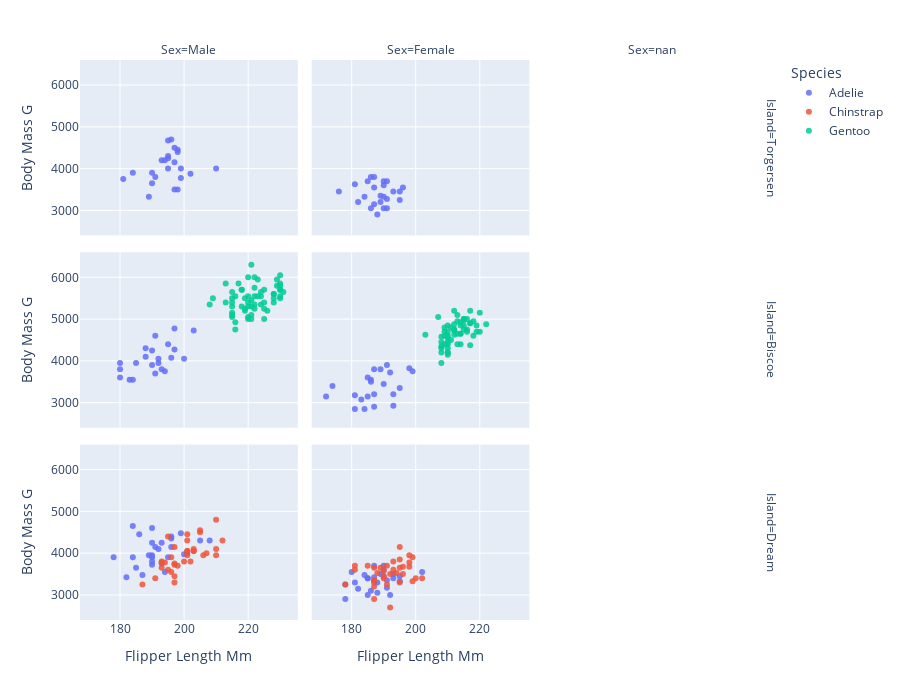

Here is the notebook cell this chart was saved with:
### Code cell
fig = px.scatter(
    df, x="Flipper Length Mm", y="Body Mass G", 
    color="Species", facet_col="Sex", facet_row="Island",
    height=700, opacity=0.85
)
fig.show()

### Figure 1 — Plotly figure (JSON) as saved in the notebook; plotly's stock layout.template omitted (floating-point values rounded to 4 significant figures)
{"data": [{"hovertemplate": "Species=Adelie<br>Island=Torgersen<br>Sex=Male<br>Flipper Length Mm=%{x}<br>Body Mass G=%{y}<extra></extra>", "legendgroup": "Adelie", "marker": {"color": "#636efa", "opacity": 0.85, "symbol": "circle"}, "mode": "markers", "name": "Adelie", "orientation": "v", "showlegend": true, "type": "scatter", "x": [181.0, 190.0, 195.0, 191.0, 198.0, 197.0, 194.0, 198.0, 190.0, 197.0, 195.0, 184.0, 195.0, 196.0, 193.0, 199.0, 189.0, 198.0, 202.0, 199.0, 195.0, 210.0, 197.0], "xaxis": "x7", "y": [3750.0, 3650.0, 4675.0, 3800.0, 4400.0, 4500.0, 4200.0, 4450.0, 3900.0, 4150.0, 4250.0, 3900.0, 4000.0, 4700.0, 4200.0, 3775.0, 3325.0, 3500.0, 3875.0, 4000.0, 4300.0, 4000.0, 3500.0], "yaxis": "y7"}, {"hovertemplate": "Species=Adelie<br>Island=Torgersen<br>Sex=Female<br>Flipper Length Mm=%{x}<br>Body Mass G=%{y}<extra></extra>", "legendgroup": "Adelie", "marker": {"color": "#636efa", "opacity": 0.85, "symbol": "circle"}, "mode": "markers", "name": "Adelie", "orientation": "v", "showlegend": false, "type": "scatter", "x": [186.0, 195.0, 193.0, 181.0, 182.0, 185.0, 195.0, 184.0, 190.0, 190.0, 196.0, 190.0, 191.0, 187.0, 189.0, 187.0, 188.0, 189.0, 187.0, 176.0, 186.0, 191.0, 191.0, 190.0], "xaxis": "x8", "y": [3800.0, 3250.0, 3450.0, 3625.0, 3200.0, 3700.0, 3450.0, 3325.0, 3050.0, 3600.0, 3550.0, 3700.0, 3700.0, 3550.0, 3200.0, 3800.0, 2900.0, 3350.0, 3150.0, 3450.0, 3050.0, 3275.0, 3050.0, 3325.0], "yaxis": "y8"}, {"hovertemplate": "Species=Adelie<br>Island=Biscoe<br>Sex=Male<br>Flipper Length Mm=%{x}<br>Body Mass G=%{y}<extra></extra>", "legendgroup": "Adelie", "marker": {"color": "#636efa", "opacity": 0.85, "symbol": "circle"}, "mode": "markers", "name": "Adelie", "orientation": "v", "showlegend": false, "type": "scatter", "x": [180.0, 185.0, 180.0, 183.0, 180.0, 188.0, 200.0, 191.0, 193.0, 194.0, 195.0, 192.0, 192.0, 188.0, 203.0, 190.0, 184.0, 190.0, 197.0, 191.0, 197.0, 196.0], "xaxis": "x4", "y": [3600.0, 3950.0, 3800.0, 3550.0, 3950.0, 4300.0, 4050.0, 3700.0, 3800.0, 3750.0, 4400.0, 4050.0, 3950.0, 4100.0, 4725.0, 4250.0, 3550.0, 3900.0, 4775.0, 4600.0, 4275.0, 4075.0], "yaxis": "y4"}, {"hovertemplate": "Species=Adelie<br>Island=Biscoe<br>Sex=Female<br>Flipper Length Mm=%{x}<br>Body Mass G=%{y}<extra></extra>", "legendgroup": "Adelie", "marker": {"color": "#636efa", "opacity": 0.85, "symbol": "circle"}, "mode": "markers", "name": "Adelie", "orientation": "v", "showlegend": false, "type": "scatter", "x": [174.0, 189.0, 187.0, 187.0, 172.0, 186.0, 190.0, 187.0, 186.0, 181.0, 185.0, 185.0, 184.0, 195.0, 192.0, 183.0, 193.0, 199.0, 181.0, 198.0, 193.0, 191.0], "xaxis": "x5", "y": [3400.0, 3800.0, 3800.0, 3200.0, 3150.0, 3500.0, 3450.0, 2900.0, 3550.0, 2850.0, 3150.0, 3600.0, 2850.0, 3350.0, 3725.0, 3075.0, 2925.0, 3750.0, 3175.0, 3825.0, 3200.0, 3900.0], "yaxis": "y5"}, {"hovertemplate": "Species=Adelie<br>Island=Dream<br>Sex=Male<br>Flipper Length Mm=%{x}<br>Body Mass G=%{y}<extra></extra>", "legendgroup": "Adelie", "marker": {"color": "#636efa", "opacity": 0.85, "symbol": "circle"}, "mode": "markers", "name": "Adelie", "orientation": "v", "showlegend": false, "type": "scatter", "x": [178.0, 184.0, 196.0, 190.0, 184.0, 195.0, 196.0, 190.0, 182.0, 191.0, 194.0, 190.0, 189.0, 205.0, 186.0, 208.0, 196.0, 192.0, 199.0, 190.0, 200.0, 193.0, 187.0, 190.0, 185.0, 190.0, 193.0, 201.0], "xaxis": "x", "y": [3900.0, 3900.0, 4150.0, 3950.0, 4650.0, 3900.0, 4400.0, 4600.0, 3425.0, 4150.0, 3550.0, 3800.0, 3950.0, 4300.0, 4450.0, 4300.0, 4350.0, 4100.0, 4475.0, 3900.0, 3975.0, 4250.0, 3475.0, 3725.0, 3650.0, 4250.0, 3750.0, 4000.0], "yaxis": "y"}, {"hovertemplate": "Species=Adelie<br>Island=Dream<br>Sex=Female<br>Flipper Length Mm=%{x}<br>Body Mass G=%{y}<extra></extra>", "legendgroup": "Adelie", "marker": {"color": "#636efa", "opacity": 0.85, "symbol": "circle"}, "mode": "markers", "name": "Adelie", "orientation": "v", "showlegend": false, "type": "scatter", "x": [178.0, 188.0, 195.0, 180.0, 181.0, 182.0, 186.0, 185.0, 190.0, 191.0, 189.0, 190.0, 202.0, 185.0, 187.0, 190.0, 178.0, 193.0, 187.0, 191.0, 185.0, 193.0, 188.0, 192.0, 184.0, 195.0, 187.0], "xaxis": "x2", "y": [3250.0, 3300.0, 3325.0, 3550.0, 3300.0, 3150.0, 3100.0, 3000.0, 3450.0, 3350.0, 3500.0, 3600.0, 3550.0, 3400.0, 3300.0, 3700.0, 2900.0, 3500.0, 3425.0, 3175.0, 3400.0, 3400.0, 3050.0, 3000.0, 3475.0, 3450.0, 3700.0], "yaxis": "y2"}, {"hovertemplate": "Species=Chinstrap<br>Island=Dream<br>Sex=Male<br>Flipper Length Mm=%{x}<br>Body Mass G=%{y}<extra></extra>", "legendgroup": "Chinstrap", "marker": {"color": "#EF553B", "opacity": 0.85, "symbol": "circle"}, "mode": "markers", "name": "Chinstrap", "orientation": "v", "showlegend": true, "type": "scatter", "x": [196.0, 193.0, 197.0, 197.0, 198.0, 194.0, 201.0, 201.0, 197.0, 195.0, 191.0, 193.0, 197.0, 200.0, 205.0, 201.0, 203.0, 195.0, 210.0, 205.0, 210.0, 196.0, 201.0, 212.0, 187.0, 201.0, 203.0, 197.0, 203.0, 202.0, 206.0, 207.0, 193.0, 210.0], "xaxis": "x", "y": [3900.0, 3650.0, 3725.0, 3750.0, 3700.0, 3775.0, 4050.0, 4050.0, 3300.0, 4400.0, 3400.0, 3800.0, 4150.0, 3800.0, 4550.0, 4300.0, 4100.0, 3600.0, 4800.0, 4500.0, 3950.0, 3550.0, 4450.0, 4300.0, 3250.0, 3950.0, 4050.0, 3450.0, 4050.0, 3800.0, 3950.0, 4000.0, 3775.0, 4100.0], "yaxis": "y"}, {"hovertemplate": "Species=Chinstrap<br>Island=Dream<br>Sex=Female<br>Flipper Length Mm=%{x}<br>Body Mass G=%{y}<extra></extra>", "legendgroup": "Chinstrap", "marker": {"color": "#EF553B", "opacity": 0.85, "symbol": "circle"}, "mode": "markers", "name": "Chinstrap", "orientation": "v", "showlegend": false, "type": "scatter", "x": [192.0, 188.0, 198.0, 178.0, 195.0, 193.0, 185.0, 190.0, 181.0, 190.0, 181.0, 187.0, 195.0, 200.0, 191.0, 187.0, 187.0, 199.0, 195.0, 192.0, 187.0, 196.0, 196.0, 190.0, 198.0, 199.0, 193.0, 187.0, 191.0, 194.0, 189.0, 195.0, 202.0, 198.0], "xaxis": "x2", "y": [3500.0, 3525.0, 3950.0, 3250.0, 4150.0, 3800.0, 3700.0, 3575.0, 3700.0, 3450.0, 3600.0, 2900.0, 3300.0, 3400.0, 3700.0, 3200.0, 3350.0, 3900.0, 3850.0, 2700.0, 3650.0, 3500.0, 3675.0, 3400.0, 3675.0, 3325.0, 3600.0, 3350.0, 3250.0, 3525.0, 3650.0, 3650.0, 3400.0, 3775.0], "yaxis": "y2"}, {"hovertemplate": "Species=Gentoo<br>Island=Biscoe<br>Sex=Male<br>Flipper Length Mm=%{x}<br>Body Mass G=%{y}<extra></extra>", "legendgroup": "Gentoo", "marker": {"color": "#00cc96", "opacity": 0.85, "symbol": "circle"}, "mode": "markers", "name": "Gentoo", "orientation": "v", "showlegend": true, "type": "scatter", "x": [230.0, 218.0, 215.0, 219.0, 215.0, 216.0, 213.0, 217.0, 221.0, 222.0, 218.0, 215.0, 215.0, 215.0, 220.0, 222.0, 230.0, 220.0, 219.0, 208.0, 225.0, 216.0, 222.0, 225.0, 215.0, 220.0, 225.0, 220.0, 220.0, 224.0, 221.0, 231.0, 230.0, 229.0, 223.0, 221.0, 221.0, 230.0, 220.0, 223.0, 221.0, 224.0, 228.0, 218.0, 230.0, 228.0, 224.0, 226.0, 216.0, 225.0, 228.0, 228.0, 215.0, 219.0, 209.0, 229.0, 230.0, 230.0, 222.0, 222.0, 213.0], "xaxis": "x4", "y": [5700.0, 5700.0, 5400.0, 5200.0, 5150.0, 5550.0, 5850.0, 5850.0, 6300.0, 5350.0, 5700.0, 5050.0, 5100.0, 5650.0, 5550.0, 5250.0, 6050.0, 5400.0, 5250.0, 5350.0, 5700.0, 4750.0, 5550.0, 5400.0, 5300.0, 5300.0, 5000.0, 5050.0, 5000.0, 5550.0, 5300.0, 5650.0, 5700.0, 5800.0, 5550.0, 5000.0, 5100.0, 5800.0, 6000.0, 5950.0, 5450.0, 5350.0, 5600.0, 5300.0, 5550.0, 5400.0, 5650.0, 5200.0, 4925.0, 5250.0, 5600.0, 5500.0, 5500.0, 5500.0, 5500.0, 5950.0, 5500.0, 5850.0, 6000.0, 5750.0, 5400.0], "yaxis": "y4"}, {"hovertemplate": "Species=Gentoo<br>Island=Biscoe<br>Sex=Female<br>Flipper Length Mm=%{x}<br>Body Mass G=%{y}<extra></extra>", "legendgroup": "Gentoo", "marker": {"color": "#00cc96", "opacity": 0.85, "symbol": "circle"}, "mode": "markers", "name": "Gentoo", "orientation": "v", "showlegend": false, "type": "scatter", "x": [211.0, 210.0, 210.0, 211.0, 209.0, 214.0, 214.0, 210.0, 210.0, 209.0, 215.0, 213.0, 215.0, 210.0, 209.0, 207.0, 220.0, 213.0, 208.0, 208.0, 210.0, 217.0, 210.0, 213.0, 210.0, 210.0, 217.0, 208.0, 208.0, 208.0, 214.0, 219.0, 220.0, 216.0, 217.0, 216.0, 209.0, 215.0, 212.0, 212.0, 212.0, 218.0, 212.0, 218.0, 212.0, 214.0, 222.0, 203.0, 219.0, 215.0, 210.0, 208.0, 216.0, 213.0, 217.0, 214.0, 215.0, 212.0], "xaxis": "x5", "y": [4500.0, 4450.0, 4550.0, 4800.0, 4400.0, 4650.0, 4650.0, 4200.0, 4150.0, 4800.0, 5000.0, 4400.0, 5000.0, 4600.0, 4700.0, 5050.0, 5150.0, 4950.0, 4350.0, 3950.0, 4300.0, 4900.0, 4200.0, 5100.0, 4850.0, 4400.0, 4900.0, 4300.0, 4450.0, 4200.0, 4400.0, 4700.0, 4700.0, 4750.0, 5200.0, 4700.0, 4600.0, 4750.0, 4625.0, 4725.0, 4750.0, 4600.0, 4875.0, 4950.0, 4750.0, 4850.0, 4875.0, 4625.0, 4850.0, 4975.0, 4700.0, 4575.0, 5000.0, 4650.0, 4375.0, 4925.0, 4850.0, 5200.0], "yaxis": "y5"}], "layout": {"annotations": [{"font": {}, "showarrow": false, "text": "Sex=Male", "x": 0.1567, "xanchor": "center", "xref": "paper", "y": 1.0, "yanchor": "bottom", "yref": "paper"}, {"font": {}, "showarrow": false, "text": "Sex=Female", "x": 0.49, "xanchor": "center", "xref": "paper", "y": 1.0, "yanchor": "bottom", "yref": "paper"}, {"font": {}, "showarrow": false, "text": "Sex=nan", "x": 0.8233, "xanchor": "center", "xref": "paper", "y": 1.0, "yanchor": "bottom", "yref": "paper"}, {"font": {}, "showarrow": false, "text": "Island=Dream", "textangle": 90, "x": 0.98, "xanchor": "left", "xref": "paper", "y": 0.1567, "yanchor": "middle", "yref": "paper"}, {"font": {}, "showarrow": false, "text": "Island=Biscoe", "textangle": 90, "x": 0.98, "xanchor": "left", "xref": "paper", "y": 0.5, "yanchor": "middle", "yref": "paper"}, {"font": {}, "showarrow": false, "text": "Island=Torgersen", "textangle": 90, "x": 0.98, "xanchor": "left", "xref": "paper", "y": 0.8433, "yanchor": "middle", "yref": "paper"}], "height": 700, "legend": {"title": {"text": "Species"}, "tracegroupgap": 0}, "margin": {"t": 60}, "xaxis": {"anchor": "y", "domain": [0, 0.3133], "title": {"text": "Flipper Length Mm"}}, "xaxis2": {"anchor": "y2", "domain": [0.3333, 0.6467], "matches": "x", "title": {"text": "Flipper Length Mm"}}, "xaxis3": {"anchor": "y3", "domain": [0.6667, 0.98], "matches": "x", "title": {"text": "Flipper Length Mm"}}, "xaxis4": {"anchor": "y4", "domain": [0, 0.3133], "matches": "x", "showticklabels": false}, "xaxis5": {"anchor": "y5", "domain": [0.3333, 0.6467], "matches": "x", "showticklabels": false}, "xaxis6": {"anchor": "y6", "domain": [0.6667, 0.98], "matches": "x", "showticklabels": false}, "xaxis7": {"anchor": "y7", "domain": [0, 0.3133], "matches": "x", "showticklabels": false}, "xaxis8": {"anchor": "y8", "domain": [0.3333, 0.6467], "matches": "x", "showticklabels": false}, "xaxis9": {"anchor": "y9", "domain": [0.6667, 0.98], "matches": "x", "showticklabels": false}, "yaxis": {"anchor": "x", "domain": [0, 0.3133], "title": {"text": "Body Mass G"}}, "yaxis2": {"anchor": "x2", "domain": [0, 0.3133], "matches": "y", "showticklabels": false}, "yaxis3": {"anchor": "x3", "domain": [0, 0.3133], "matches": "y", "showticklabels": false}, "yaxis4": {"anchor": "x4", "domain": [0.3433, 0.6567], "matches": "y", "title": {"text": "Body Mass G"}}, "yaxis5": {"anchor": "x5", "domain": [0.3433, 0.6567], "matches": "y", "showticklabels": false}, "yaxis6": {"anchor": "x6", "domain": [0.3433, 0.6567], "matches": "y", "showticklabels": false}, "yaxis7": {"anchor": "x7", "domain": [0.6867, 1.0], "matches": "y", "title": {"text": "Body Mass G"}}, "yaxis8": {"anchor": "x8", "domain": [0.6867, 1.0], "matches": "y", "showticklabels": false}, "yaxis9": {"anchor": "x9", "domain": [0.6867, 1.0], "matches": "y", "showticklabels": false}}}
